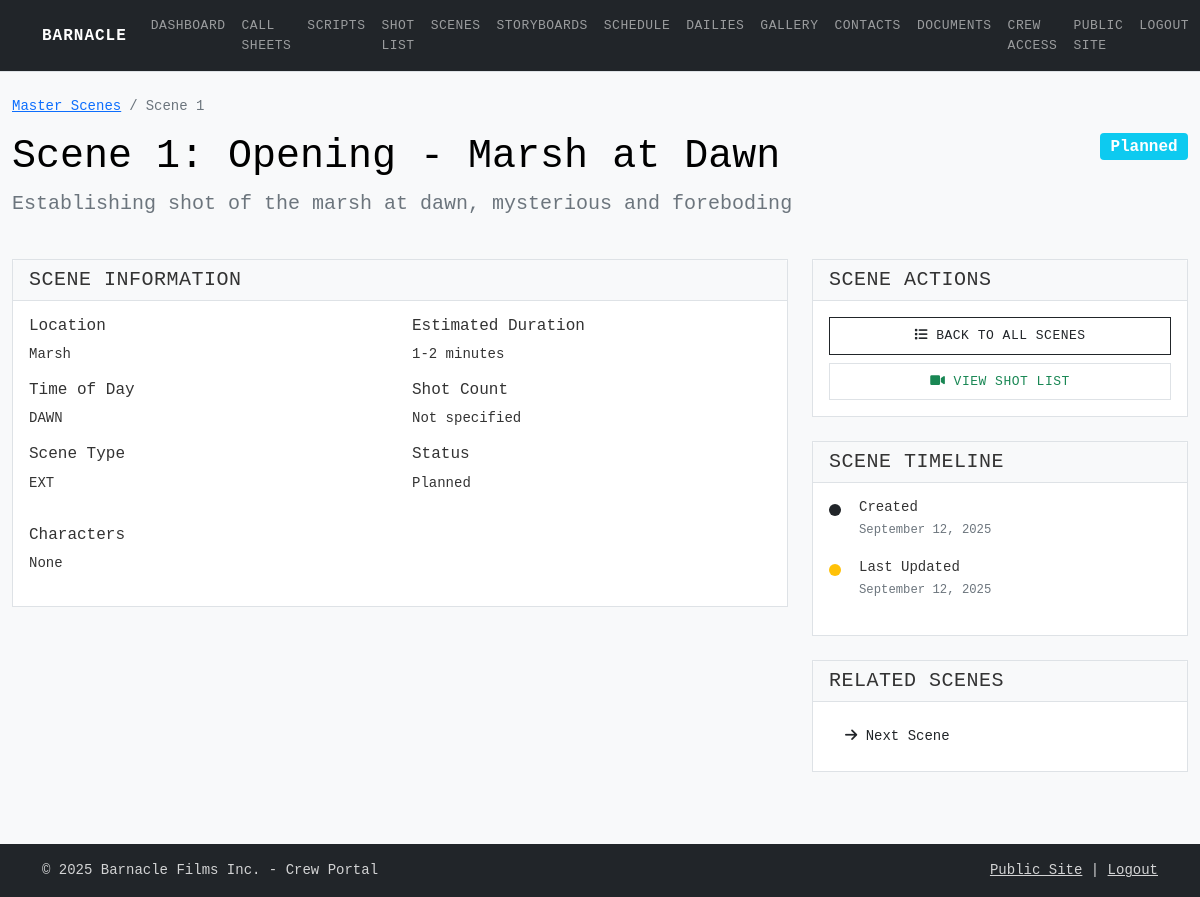
Screenshot of /crew/scenes/1 (signed in) with the database file from the repository.
### app.py (models this page shows, shortened)
class Scene(db.Model):
    id = db.Column(db.Integer, primary_key=True)
    scene_number = db.Column(db.Integer, nullable=False, unique=True)
    title = db.Column(db.String(200), nullable=False)
    location = db.Column(db.String(200), nullable=False)
    time_of_day = db.Column(db.String(50), nullable=False)  # DAY, NIGHT, DAWN, DUSK
    scene_type = db.Column(db.String(50), nullable=False)  # INT, EXT, INT/EXT
    description = db.Column(db.Text)
    characters = db.Column(db.Text)  # JSON string of character names
    estimated_duration = db.Column(db.String(20))  # e.g., "2-3 minutes"
    status = db.Column(db.String(20), default='planned')  # planned, shot, in_progress, completed
    call_sheet_id = db.Column(db.Integer, db.ForeignKey('call_sheet.id'), nullable=True)
    shot_count = db.Column(db.Integer, default=0)
    notes = db.Column(db.Text)
    created_at = db.Column(db.DateTime, default=datetime.utcnow)
    updated_at = db.Column(db.DateTime, default=datetime.utcnow, onupdate=datetime.utcnow)

### app.py (the view)
@app.route('/crew/scenes/<int:scene_id>')
def crew_scene_detail(scene_id):
    if not session.get('crew_logged_in'):
        return redirect(url_for('crew_login'))
    scene = Scene.query.get_or_404(scene_id)
    return render_template('crew/scene_detail.html', scene=scene)

### templates/crew/scene_detail.html (shortened to what this page needs)
{% extends "crew/crew_base.html" %}
{% block content %}
<div class="container-fluid py-4">
    <div class="row">
        <div class="col">
            <div class="row mb-4">
                <div class="col">
                    <nav aria-label="breadcrumb">
                        <ol class="breadcrumb">
                            <li class="breadcrumb-item"><a
                                    href="{{ url_for('crew_scenes') }}">Master
                                    Scenes</a></li>
                            <li class="breadcrumb-item active">Scene {{
                                scene.scene_number }}</li>
                        </ol>
                    </nav>
                    <div
                        class="d-flex justify-content-between align-items-start">
                        <div>
                            <h1 class="text-black mb-2">Scene {{
                                scene.scene_number }}: {{ scene.title }}</h1>
                            <p class="lead text-muted">{{ scene.description
                                }}</p>
                        </div>
                        <div class="text-end">
                            <span
                                class="badge bg-{{ 'success' if scene.status == 'completed' else 'warning' if scene.status == 'in_progress' else 'info' }} fs-6">
                                {{ scene.status|title }}
                            </span>
                        </div>
                    </div>
                </div>
            </div>
            <div class="row">
                <div class="col-lg-8">
                    <div class="card mb-4">
                        <div class="card-header">
                            <h5 class="mb-0">Scene Information</h5>
                        </div>
                        <div class="card-body">
                            <div class="row">
                                <div class="col-md-6">
                                    <h6>Location</h6>
                                    <p>{{ scene.location }}</p>
                                    <h6>Time of Day</h6>
                                    <p>{{ scene.time_of_day }}</p>
                                    <h6>Scene Type</h6>
                                    <p>{{ scene.scene_type }}</p>
                                </div>
                                <div class="col-md-6">
                                    <h6>Estimated Duration</h6>
                                    <p>{{ scene.estimated_duration }}</p>
                                    <h6>Shot Count</h6>
                                    <p>{{ scene.shot_count if scene.shot_count >
                                        0 else 'Not specified' }}</p>
                                    <h6>Status</h6>
                                    <p>{{ scene.status|title }}</p>
                                </div>
                            </div>
                            {% if scene.characters %}
                            <div class="mt-3">
                                <h6>Characters</h6>
                                <p>{{ scene.characters }}</p>
                            </div>
                            {% endif %}
                        </div>
                    </div>
                </div>
                <div class="col-lg-4">
                    <div class="card mb-4">
                        <div class="card-header">
                            <h5 class="mb-0">Scene Actions</h5>
                        </div>
                        <div class="card-body">
                            <div class="d-grid gap-2">
                                <a href="{{ url_for('crew_scenes') }}"
                                    class="btn btn-outline-primary">
                                    <i class="fas fa-list"></i> Back to All
                                    Scenes
                                </a>
                                <a href="{{ url_for('crew_shotlist') }}"
                                    class="btn btn-outline-success">
                                    <i class="fas fa-video"></i> View Shot List
                                </a>
                            </div>
                        </div>
                    </div>
                    <div class="card mb-4">
                        <div class="card-header">
                            <h5 class="mb-0">Scene Timeline</h5>
                        </div>
                        <div class="card-body">
                            <div class="timeline">
                                <div class="timeline-item">
                                    <div
                                        class="timeline-marker bg-primary"></div>
                                    <div class="timeline-content">
                                        <h6>Created</h6>
                                        <p class="small text-muted">{{
                                            scene.created_at.strftime('%B %d, %Y')
                                            }}</p>
                                    </div>
                                </div>
                                {% if scene.updated_at != scene.created_at %}
                                <div class="timeline-item">
                                    <div
                                        class="timeline-marker bg-warning"></div>
                                    <div class="timeline-content">
                                        <h6>Last Updated</h6>
                                        <p class="small text-muted">{{
                                            scene.updated_at.strftime('%B %d, %Y')
                                            }}</p>
                                    </div>
                                </div>
                                {% endif %}
                            </div>
                        </div>
                    </div>
                    <div class="card">
                        <div class="card-header">
                            <h5 class="mb-0">Related Scenes</h5>
                        </div>
                        <div class="card-body">
                            <div class="list-group list-group-flush">
                                {% if scene.scene_number < 50 %}
                                <a
                                    href="{{ url_for('crew_scene_detail', scene_id=scene.id+1) }}"
                                    class="list-group-item list-group-item-action">
                                    <i class="fas fa-arrow-right"></i> Next
                                    Scene
                                </a>
                                {% endif %}
                            </div>
                        </div>
                    </div>
                </div>
            </div>
        </div>
    </div>
</div>
{% endblock %}

### static/css/main.css (style rules this page uses)
:root { --bb-primary: #2c5f63; --bb-secondary: #6c757d; --bb-accent: #495057; --bb-dark: #212529; --bb-light: #f8f9fa; --bb-border: #dee2e6; }
body { font-family: 'SF Mono', 'Monaco', 'Inconsolata', 'Roboto Mono', 'Courier New', monospace; line-height: 1.5; font-size: 14px; color: var(--bb-dark); background-color: #ffffff; }
.btn { font-family: inherit; font-size: 13px; font-weight: 500; border-radius: 0; border: 1px solid var(--bb-border); padding: 8px 16px; text-transform: uppercase; letter-spacing: 0.5px; transition: all 0.2s ease; }
.btn-outline-primary { color: var(--bb-dark); border-color: var(--bb-dark); background-color: transparent; }
.bg-primary { background-color: var(--bb-dark) !important; }
.card { border: 1px solid var(--bb-border); border-radius: 0; box-shadow: none; background-color: white; }
.card-header { background-color: var(--bb-light); border-bottom: 1px solid var(--bb-border); font-weight: 600; font-size: 13px; text-transform: uppercase; letter-spacing: 0.5px; }
.crew-portal { background-color: #f8f9fa; color: var(--bb-dark); }

### static/css/crew.css (style rules this page uses)
.crew-portal { background-color: #f8f9fa; min-height: 100vh; font-family: 'SF Mono', 'Monaco', 'Inconsolata', 'Roboto Mono', 'Courier New', monospace; }
.crew-portal .card { background-color: rgba(255, 255, 255, 0.95); color: #333; }
.crew-portal .text-muted { color: #6c757d !important; }

### templates/crew/scene_detail.html (style rules this page uses)
.timeline { position: relative; padding-left: 30px; }
.timeline-item { position: relative; margin-bottom: 20px; }
.timeline-marker { position: absolute; left: -30px; top: 5px; width: 12px; height: 12px; border-radius: 50%; }
.timeline-content h6 { margin-bottom: 5px; font-size: 14px; }

### rows the page displays
Scene: scene_number "1", title "Opening - Marsh at Dawn", description "Establishing shot of the marsh at dawn, mysterious and foreboding", status "Planned", location "Marsh", time_of_day "DAWN", scene_type "EXT", estimated_duration "1-2 minutes", shot_count "Not specified", characters "None", created_at "September 12, 2025", updated_at "September 12, 2025"
